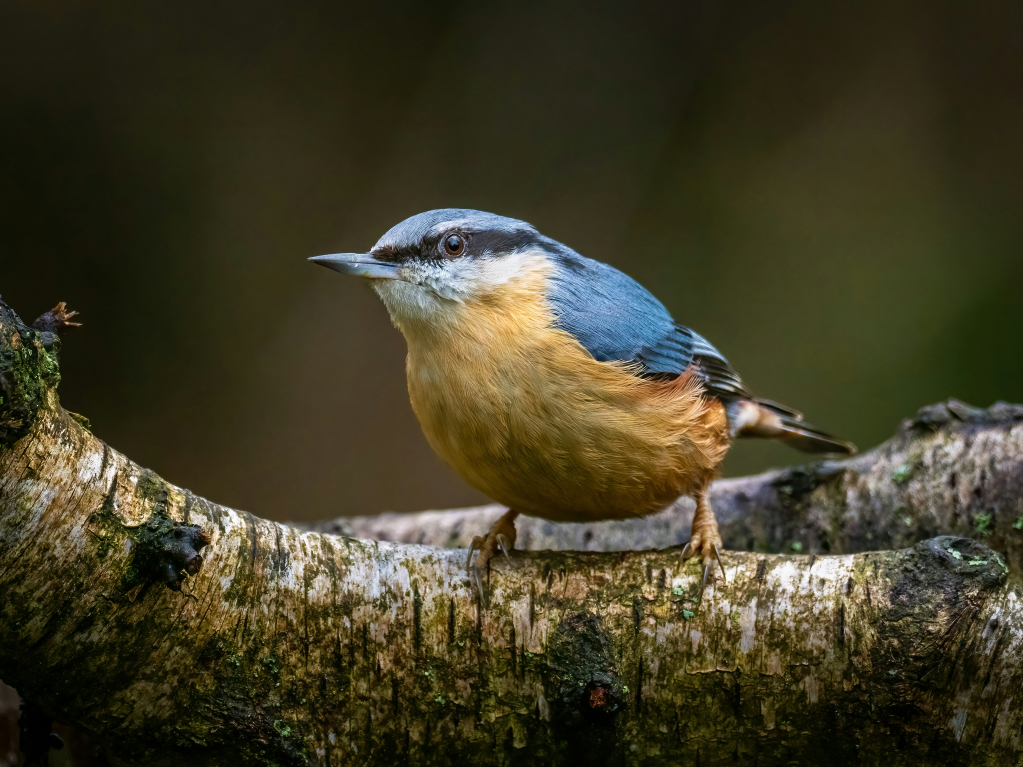
#> input picture dataset/cover.jpg, 3068 x 2301 px (shown at 1/3 size)
$ jupyter execute --allow-errors test_fft.ipynb
#> lines starting #> are read from the running program, lines starting #| are printed output that depends on the picture
#> further down, oa is the input picture: shape (2301, 3068, 3); mean R, G, B 64.5, 60.3, 38
[cell 1]
import random
import numpy as np
from PIL import Image, ImageDraw, ImageFont
import matplotlib.pyplot as pyplot
from os import path

def normalizedRGB(img):
    if img.dtype == np.uint8:
        return img[:,:,:3] / 255.
    else:
        return img[:,:,:3].astype(np.float64)

# [35 lines left out: functions mix, centralize, not called in this run]

def shuffleGen(size, secret=None):
#> called with size = 1148, secret = 'my_secret_key'
    r = np.arange(size)
    if secret: # Not None, ""
        random.seed(secret)
        for i in range(size, 0, -1):
            j = random.randint(0, i)
            r[i-1], r[j] = r[j], r[i-1]
    return r

def xmapGen(shape, secret=None):
    xh, xw = shuffleGen(shape[0], secret), shuffleGen(shape[1], secret)
    xh = xh.reshape((-1, 1))
    return xh, xw

def encodeImage(oa, ob, xmap=None, margins=(1, 1), alpha=None):
    na = normalizedRGB(oa)
    nb = normalizedRGB(ob)
    fa = np.fft.fft2(na, None, (0, 1))
    pb = np.zeros((na.shape[0] // 2 - margins[0] * 2, na.shape[1] - margins[1] * 2, 3))
    pb[:nb.shape[0], :nb.shape[1]] = nb

    low = 0
    if alpha is None:
        _, low, high = centralize(fa)
        alpha = (high - low)  # / 2
        print("encodeImage: alpha = {}".format(alpha))

    if xmap is None:
        xh, xw = xmapGen(pb.shape)
    else:
        xh, xw = xmap[:2]

    # add mode
    fa[+margins[0] + xh, +margins[1] + xw] += pb * alpha
    fa[-margins[0] - xh, -margins[1] - xw] += pb * alpha

    xa = np.fft.ifft2(fa, None, (0, 1))
    # use real part
    xa = xa.real
    xa = np.clip(xa, 0, 1)
    return xa, fa

def encodeText(oa, text, *args, **kwargs):
#> called with text = 'This is a secret text'
    font = ImageFont.truetype("consola.ttf", oa.shape[0] // 7)
    # font = ImageFont.load_default()
    renderSize = font.getsize(text)
#> renderSize = (3209, 310)
    padding = min(renderSize) * 2 // 10
#> padding = 62
    renderSize = (renderSize[0] + padding * 2, renderSize[1] + padding * 2)
#> renderSize = (3333, 434)
    textImg = Image.new('RGB', renderSize, (0, 0, 0))
#> textImg: PIL image 3333x434 RGB; every value is 0
    draw = ImageDraw.Draw(textImg)
    draw.text((padding, padding), text, (255, 255, 255), font = font)
    ob = np.asarray(textImg)
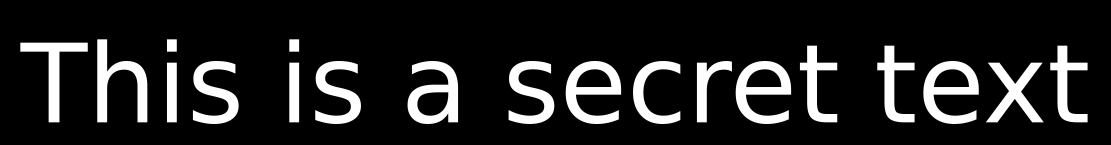
#> ob: shape (434, 3333, 3) (shown at 1/3 size); min 0, max 255, mean 33.8
    return encodeImage(oa, ob, *args, **kwargs)
#> in normalizedRGB, `return img[:,:,:3] / 255.`:
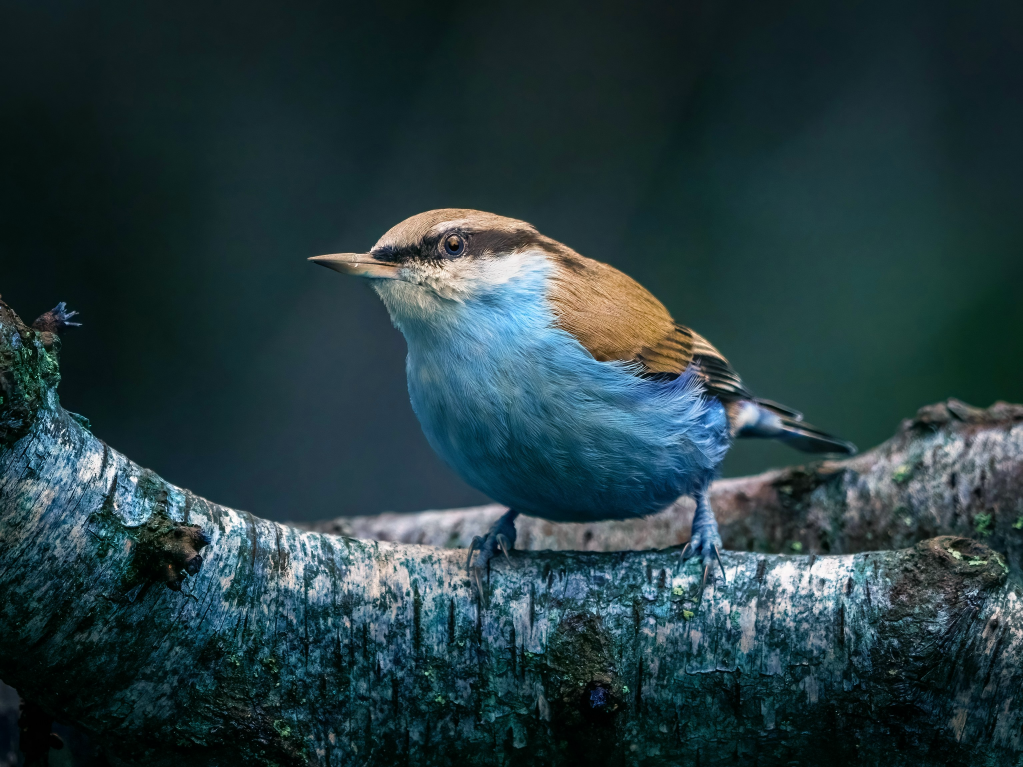
#> returned value: shape (2301, 3068, 3) float64 (shown at 1/3 size); mean of channels 0, 1, 2 0.253, 0.236, 0.149; drawn as B, G, R

# [31 lines of commented-out code are left out]


# [39 lines left out: functions decodeImage, imshowEx, imsaveEx, not called in this run]


#> (the rest of this cell did not finish here and is left out)

[cell 2]
import os
import cv2
import numpy as np
from matplotlib import pyplot as plt

# [12 lines of commented-out code are left out]

path = "./dataset/cover.jpg"
# Load the image in grayscale mode
img = cv2.imread(path, cv2.IMREAD_GRAYSCALE)
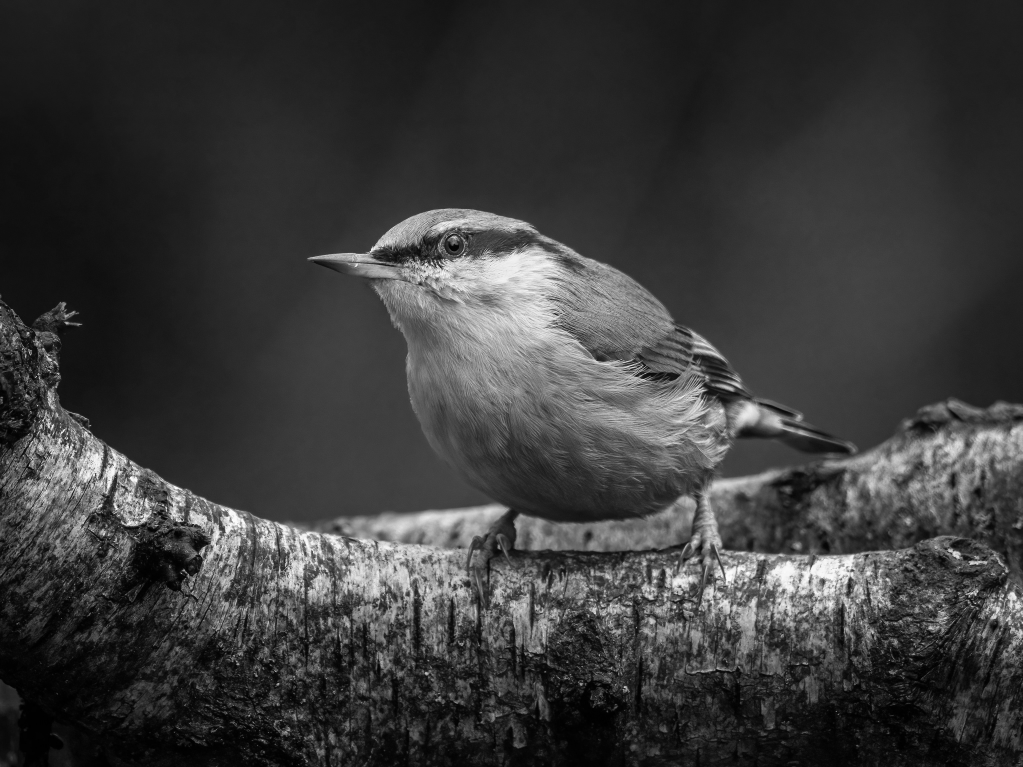
#> img: shape (2301, 3068) (shown at 1/3 size); min 0, max 255, mean 58.9

# Compute the two-dimensional FFT.
f = np.fft.fft2(img)
# Swap half-spaces for all axes
fshift = np.fft.fftshift(f)
# Calculate the logarithm
magnitude_spectrum = 20*np.log(np.abs(fshift))
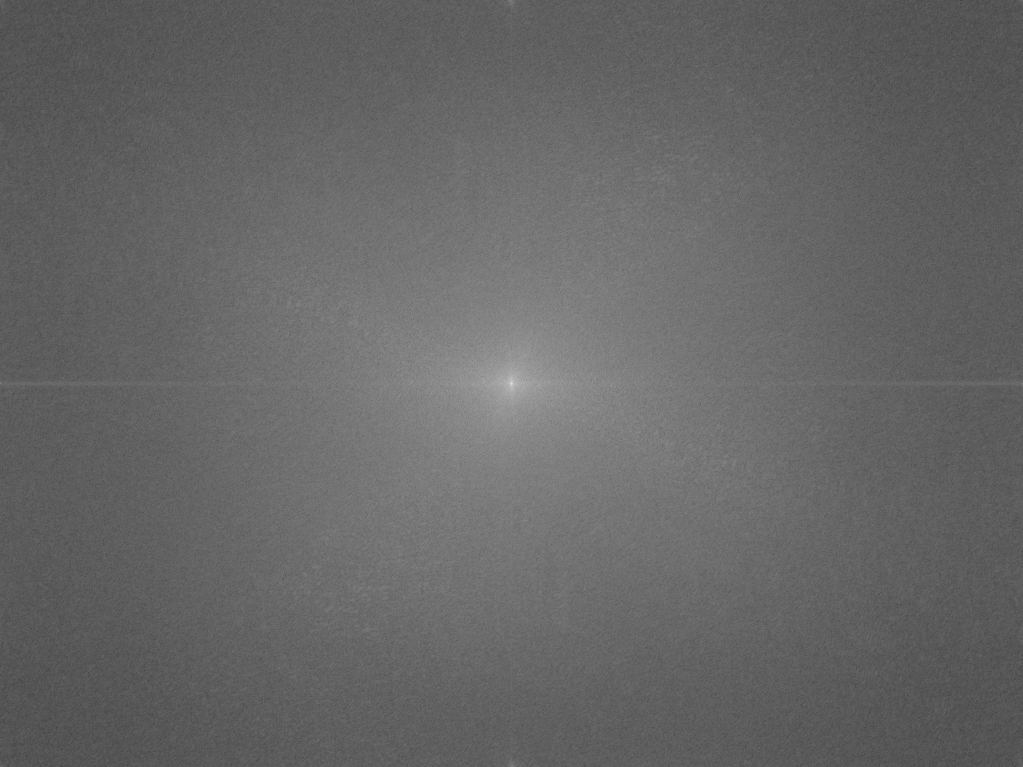
#> magnitude_spectrum: shape (2301, 3068) float64 (shown at 1/3 size); min 47.28, max 396.9, mean 188.1; drawn with min black and max white

# Display the result with matplotlib
plt.imshow(magnitude_spectrum, cmap='gray')
plt.show()
